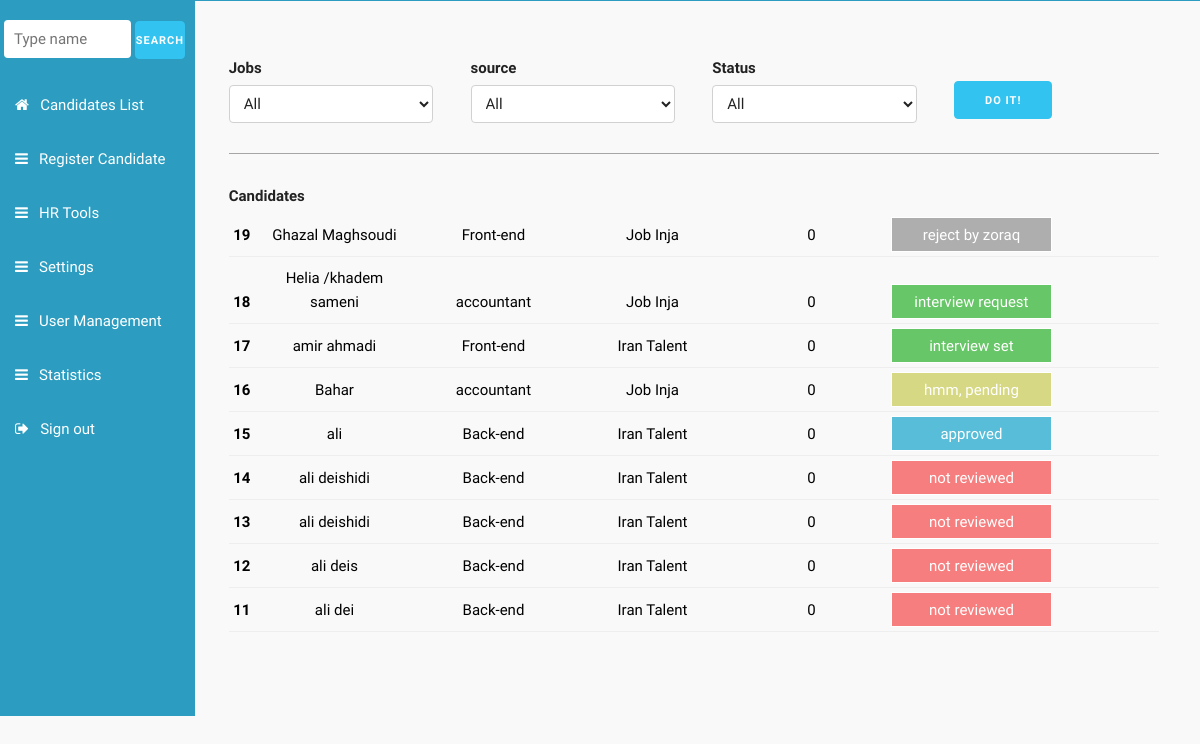
The page / (signed in) on the database its author committed.
### tables this page shows
CREATE TABLE IF NOT EXISTS `candidates` (
`id` int(11) NOT NULL,
  `name` varchar(255) NOT NULL,
  `birth_date` date NOT NULL,
  `job` int(11) NOT NULL,
  `source` int(11) NOT NULL,
  `resume_path` text NOT NULL,
  `profile` text NOT NULL,
  `create_date` datetime NOT NULL,
  `status_id` int(11) NOT NULL DEFAULT '1'
);

CREATE TABLE IF NOT EXISTS `jobs` (
  `description` varchar(255) NOT NULL,
`id` int(11) NOT NULL
);

CREATE TABLE IF NOT EXISTS `sources` (
`id` int(11) NOT NULL,
  `description` varchar(255) NOT NULL
);

CREATE TABLE IF NOT EXISTS `status` (
`id` int(11) NOT NULL,
  `description` text NOT NULL,
  `color_style` varchar(255) NOT NULL DEFAULT 'status-white'
);

### lib/functions.php (called while the page is built, shortened)
<?php
function candidate_list_bo_filter($job_id,$source_id,$status_id){
    Global $link;
    $database_model = array('`jobs`.`id`','`sources`.`id`','`status`.`id`');
    $arg_list = func_get_args();
    $where_clause =' where ';
    $where_clause_updated = false;
    $query = "SELECT `candidates`.`id`,`name`,`birth_date`,`profile`,`resume_path`,`jobs`.`description` as job , `sources`.`description` as `source` , `status`.`description` as `status` , `status`.`color_style` as `status_style`
FROM `candidates`
right join `jobs` on `jobs`.`id` = `candidates`.`job`
right join `sources` on `sources`.`id` = `candidates`.`source`
inner join `status` on `status`.`id` = `candidates`.`status_id`";
    for($i=0;$i<count($database_model);$i++) {
        if ($arg_list[$i] != "All" and !empty($arg_list[$i])) {
            if($where_clause_updated) $where_clause = $where_clause." and ";
            $where_clause = $where_clause .$database_model[$i]." = '$arg_list[$i]' ";
            $where_clause_updated = true;
        }
    }
    $query = $query." order by `candidates`.`id` DESC";
    $result = $link->query($query);
    if($result){
        while ($row = $result->fetch_assoc()) {
            $candidates[] = $row;
        }
        return $candidates;
    }else{
        return false;
    }
}
function calculate_age($birth_date){
    require_once("lib/jdatetime.class.php");
    $date = new jDateTime(true, true, 'Asia/Tehran');
    $current_year =  $date->date("Y", false, false);
    $birth_year = explode("-",$birth_date);
    $age = intval($current_year) - intval($birth_year[0]);
    return 0;
}

### lib/jdatetime.class.php (called while the page is built, shortened)
<?php
class jDateTime
{
    private static $jalali   = true;
    private static $convert  = true;
    private static $timezone = null;
    public function __construct($convert = null, $jalali = null, $timezone = null)
    {
        if ( $jalali   !== null ) self::$jalali   = (bool) $jalali;
        if ( $convert  !== null ) self::$convert  = (bool) $convert;
        if ( $timezone !== null ) self::$timezone = $timezone;
    }
    public static function date($format, $stamp = false, $convert = null, $jalali = null, $timezone = null)
    {
        $stamp    = ($stamp !== false) ? $stamp : time();
        $timezone = ($timezone != null) ? $timezone : ((self::$timezone != null) ? self::$timezone : date_default_timezone_get());
        $obj      = new DateTime('@' . $stamp, new DateTimeZone($timezone));
        $obj->setTimezone(new DateTimeZone($timezone));
        if ( (self::$jalali === false && $jalali === null) || $jalali === false ) {
            return $obj->format($format);
        }
        else {
            $chars  = (preg_match_all('/([a-zA-Z]{1})/', $format, $chars)) ? $chars[0] : array();
            $intact = array('B','h','H','g','G','i','s','I','U','u','Z','O','P');
            $intact = self::filterArray($chars, $intact);
            $intactValues = array();
            list($year, $month, $day) = array($obj->format('Y'), $obj->format('n'), $obj->format('j'));
            list($jyear, $jmonth, $jday) = self::toJalali($year, $month, $day);
            $keys   = array('d','D','j','l','N','S','w','z','W','F','m','M','n','t','L','o','Y','y','a','A','c','r','e','T');
            $keys   = self::filterArray($chars, $keys, array('z'));
            $values = array();
            foreach ($keys as $k => $key) {
                $v = '';
                switch ($key) {
                    case 'z':
                        if ($jmonth > 6) {
                            $v = 186 + (($jmonth - 6 - 1) * 30) + $jday;
                        }
                        else {
                            $v = (($jmonth - 1) * 31) + $jday;
                        }
                        break;
                    case 'o':
                    case 'Y':
                        $v = $jyear;
                        break;
                }
                $values[$k] = $v;
            }
            $keys   = array_merge($intact, $keys);
            $values = array_merge($intactValues, $values);
            $ret = strtr($format, array_combine($keys, $values));
            return
                ($convert === false ||
                ($convert === null && self::$convert === false) ||
                ( $jalali === false || $jalali === null && self::$jalali === false ))
                ? $ret : self::convertNumbers($ret);
        }
    }
    private static function filterArray($needle, $heystack, $always = array())
    {
        return array_intersect(array_merge($needle, $always), $heystack);
    }
    private static function div($a, $b)
    {
        return (int) ($a / $b);
    }
    public static function toJalali($g_y, $g_m, $g_d)
    {
        $g_days_in_month = array(31, 28, 31, 30, 31, 30, 31, 31, 30, 31, 30, 31);
        $j_days_in_month = array(31, 31, 31, 31, 31, 31, 30, 30, 30, 30, 30, 29);
        $gy = $g_y-1600;
        $gm = $g_m-1;
        $gd = $g_d-1;
        $g_day_no = 365*$gy+self::div($gy+3, 4)-self::div($gy+99, 100)+self::div($gy+399, 400);
        for ($i=0; $i < $gm; ++$i)
            $g_day_no += $g_days_in_month[$i];
        $g_day_no += $gd;
        $j_day_no = $g_day_no-79;
        $j_np = self::div($j_day_no, 12053);
        $j_day_no = $j_day_no % 12053;
        $jy = 979+33*$j_np+4*self::div($j_day_no, 1461);
        $j_day_no %= 1461;
        if ($j_day_no >= 366) {
            $jy += self::div($j_day_no-1, 365);
            $j_day_no = ($j_day_no-1)%365;
        }
        for ($i = 0; $i < 11 && $j_day_no >= $j_days_in_month[$i]; ++$i)
            $j_day_no -= $j_days_in_month[$i];
        $jm = $i+1;
        $jd = $j_day_no+1;
        return array($jy, $jm, $jd);
    }
}

### index.php (the view, shortened to what this page needs)
<?php
require_once('lib/functions.php');
if(isset($_GET['filter-submit'])){
    $candidate_list=candidate_list_bo_filter($_GET['job'],$_GET['source'],$_GET['status']);
}elseif(isset($_GET['search-submit'])){
    $candidate_list=candidate_list_bo_search($_GET['search-query']);
}else{
    $candidate_list=candidate_list_bo_filter("All","All","All");
}
?>
<?php
require_once("menu.php");
?>
<div class="box-container row">
    <form method="get">
        <div class="three columns u-full-width" id="jobs">
            <label for="jobs">Jobs</label>
            <select id="job" name="job" class="u-full-width">
                <option value="All">All</option>
            </select>
        </div>
        <div class="three columns" id="sources">
            <label for="source">source</label>
            <select id="source" name="source" class="u-full-width">
                <option value="All">All</option>
            </select>
        </div>
        <div class="three columns" id="statuses">
            <label for="status">Status</label>
            <select id="status" name="status" class="u-full-width">
                <option value="All">All</option>
            </select>
        </div>
        <div class="three columns">
            <label for="status" style="height: 20px;"> </label>
            <input class="button-primary" value="Do It!" type="submit" name="filter-submit">
        </div>
    </form>
</div>
<label for="job_name">Candidates</label>
<?php
if ($candidate_list) {
    for ($i = 0; $i < count($candidate_list); $i++) {
        echo '<div class="row candidate-list">';
        echo '<a href="profile.php?id=' . $candidate_list[$i]['id'] . '">';
        echo '<span class="candidate"><b>' . $candidate_list[$i]['id'] . '</b></span>' .
            '<span class="candidate" style="width:10em">' . $candidate_list[$i]['name'] . '</span>' .
            '<span class="candidate candidate-list-fixed">' . $candidate_list[$i]['job'] . '</span>' .
            '<span class="candidate candidate-list-fixed">' . $candidate_list[$i]['source'] . '</span>' .
            '<span class="candidate candidate-list-fixed"> ' . calculate_age($candidate_list[$i]['birth_date']) . '</span>' .
            '<span class="candidate candidate-list-fixed candidate-status '.$candidate_list[$i]['status_style'] .'">' . $candidate_list[$i]['status'] . '</span>';
        echo '</a></div>';
    }
}else{
    echo '<div class="row candidate-list">';
    echo 'Nothing found, try different filter options';
    echo '</div>';
}
?>
</div>
</body>
</html>

### menu.php (shortened to what this page needs)
<!DOCTYPE html>
<html>
<head lang="en">
    <link href="css/normalize.css" rel="stylesheet" />
    <link href="css/skeleton.css" rel="stylesheet" />
    <link href="css/style.css?7132016" rel="stylesheet" />
    <link href="css/font-awesome.min.css" rel="stylesheet"/>
</head>
<body>
<div id="menu">
    <form method="get" class="search-form">
        <input class="search-query" name="search-query" id="search-query" placeholder="Type name" type="text">
        <input class="button-primary" id="search-button" value="Search" type="submit" name="search-submit">
    </form>
    <a href="index.php">
        <div class="menu-in">
            <i class="fa fa-home fa-padding" aria-hidden="true"></i>
            Candidates List
        </div>
    </a>
    <a href="register-candidate.php">
        <div class="menu-in">
            <i class="fa fa-navicon fa-padding" aria-hidden="true"></i>
            Register Candidate
        </div>
    </a>
    <a href="hr-tools.php">
        <div class="menu-in">
            <i class="fa fa-navicon fa-padding" aria-hidden="true"></i>
            HR Tools
        </div>
    </a>
    <a href="settings.php">
        <div class="menu-in">
            <i class="fa fa-navicon fa-padding" aria-hidden="true"></i>
            Settings
        </div>
    </a>
    <a href="users.php">
        <div class="menu-in">
            <i class="fa fa-navicon fa-padding" aria-hidden="true"></i>
            User Management
        </div>
    </a>
    <a href="stats.php">
        <div class="menu-in">
            <i class="fa fa-navicon fa-padding" aria-hidden="true"></i>
            Statistics
        </div>
    </a>
    <a href="logout.php">
        <div class="menu-in">
            <i class="fa fa-sign-out fa-padding" aria-hidden="true"></i>
            Sign out
        </div>
    </a>
</div>
<div class="container">

### css/skeleton.css (style rules this page uses)
.container { position: relative; width: 100%; max-width: 960px; margin: 0 auto; padding: 0 20px; box-sizing: border-box; }
.column, .columns { width: 100%; float: left; box-sizing: border-box; }
@media (min-width: 400px) { .container { width: 85%; padding: 0; } }
@media (min-width: 550px) { .container { width: 80%; } }
@media (min-width: 550px) { .column, .columns { margin-left: 4%; } }
@media (min-width: 550px) { .column:first-child, .columns:first-child { margin-left: 0; } }
@media (min-width: 550px) { .three.columns { width: 22%; } }
html { font-size: 62.5%; }
body { font-size: 1.5em; line-height: 1.6; font-weight: 400; font-family: "Raleway", "HelveticaNeue", "Helvetica Neue", Helvetica, Arial, sans-serif; color: #222; }
a { color: #1EAEDB; }
.button, button, input[type="submit"], input[type="reset"], input[type="button"] { display: inline-block; height: 38px; padding: 0 30px; color: #555; text-align: center; font-size: 11px; font-weight: 600; line-height: 38px; letter-spacing: .1rem; text-transform: uppercase; text-decoration: none; white-space: nowrap; background-color: transparent; border-radius: 4px; border: 1px solid #bbb; cursor: pointer; box-sizing: border-box; }
.button.button-primary, button.button-primary, input[type="submit"].button-primary, input[type="reset"].button-primary, input[type="button"].button-primary { color: #FFF; background-color: #33C3F0; border-color: #33C3F0; }
input[type="email"], input[type="number"], input[type="search"], input[type="text"], input[type="tel"], input[type="url"], input[type="password"], textarea, select { height: 38px; padding: 6px 10px; background-color: #fff; border: 1px solid #D1D1D1; border-radius: 4px; box-shadow: none; box-sizing: border-box; }
input[type="email"], input[type="number"], input[type="search"], input[type="text"], input[type="tel"], input[type="url"], input[type="password"], textarea { -webkit-appearance: none; -moz-appearance: none; appearance: none; }
label, legend { display: block; margin-bottom: .5rem; font-weight: 600; }
input, textarea, select, fieldset { margin-bottom: 1.5rem; }
pre, blockquote, dl, figure, table, p, ul, ol, form { margin-bottom: 2.5rem; }
.u-full-width { width: 100%; box-sizing: border-box; }
.container:after, .row:after, .u-cf { content: ""; display: table; clear: both; }

### css/style.css (style rules this page uses)
body { font-family: 'Palanquin', sans-serif; background: rgb(249, 249, 249) none repeat scroll 0% 0%; border-top: 0.8px solid #2C9DC0; }
a { text-decoration: none; }
.container { display: inline-block !important; padding-top: 2em; padding-left: 2em; }
#menu { display: inline-block; background: #2C9DC0; height: 700px; width: 195px; vertical-align: top; color: white; border: none; overflow: hidden; padding-top: 1em; }
.menu-in { color: white; padding: 1em; }
.fa-padding { padding-right: 0.5em; }
.candidate-list { border-bottom: 1px #eee solid; padding-bottom: 4px; padding-top: 4px; }
.candidate { padding: 0.3em; display: inline-block; color: black; text-align: center; }
.box-container { border-bottom: 1px #a8a5a5 solid; padding-bottom: 1em; margin-bottom: 2em; }
.candidate-status { border: 1px solid white; color: white; }
.status-red { background: rgb(246, 126, 126) none repeat scroll 0% 0%; }
.status-green { background: rgb(103, 198, 103) none repeat scroll 0% 0%; }
.status-gold { background: rgb(214, 216, 132) none repeat scroll 0% 0% }
.status-gray { background: rgb(174, 174, 174) none repeat scroll 0% 0% }
.status-blue { background: rgb(88, 189, 216) none repeat scroll 0% 0%; }
.candidate-list-fixed { width:10em; }
.search-query { width: 127px; background: rgb(230, 247, 252) none repeat scroll 0% 0%; border: medium none !important; color: rgb(54, 156, 188); margin: 0px; }
#search-button { width: 50px; padding: 0px; }
.search-form { margin-bottom: 0 !important;padding: 4px }

### rows shown on the page
candidates: id "19", name "Ghazal Maghsoudi", jobs.description "Front-end", sources.description "Job Inja", birth_date "0", status.description "reject by zoraq"
candidates: id "18", name "Helia /khadem sameni", jobs.description "accountant", sources.description "Job Inja", birth_date "0", status.description "interview request"
candidates: id "17", name "amir ahmadi", jobs.description "Front-end", sources.description "Iran Talent", birth_date "0", status.description "interview set"
candidates: id "16", name "Bahar", jobs.description "accountant", sources.description "Job Inja", birth_date "0", status.description "hmm, pending"
candidates: id "15", name "ali", jobs.description "Back-end", sources.description "Iran Talent", birth_date "0", status.description "approved"
candidates: id "14", name "ali deishidi", jobs.description "Back-end", sources.description "Iran Talent", birth_date "0", status.description "not reviewed"
candidates: id "13", name "ali deishidi", jobs.description "Back-end", sources.description "Iran Talent", birth_date "0", status.description "not reviewed"
candidates: id "12", name "ali deis", jobs.description "Back-end", sources.description "Iran Talent", birth_date "0", status.description "not reviewed"
candidates: id "11", name "ali dei", jobs.description "Back-end", sources.description "Iran Talent", birth_date "0", status.description "not reviewed"
